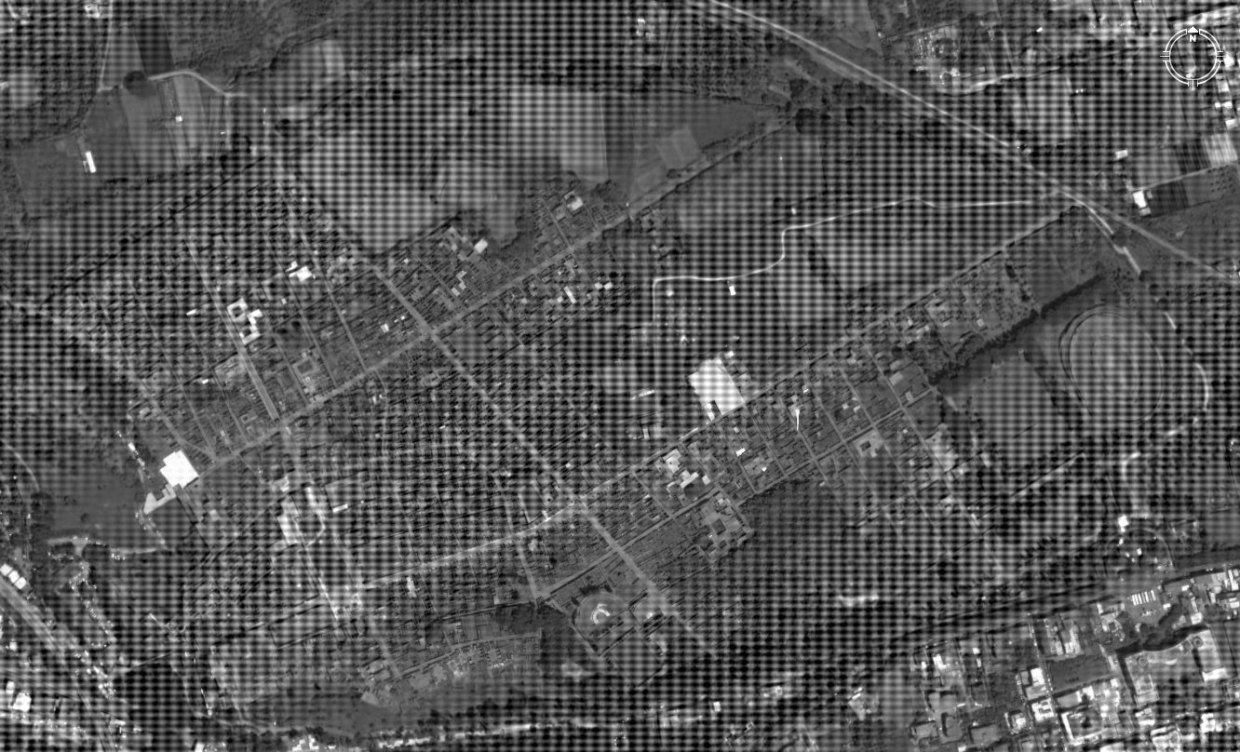
%> input picture Lab 9 - Handson/55.jpg, 1240 x 752 px
$ octave Restore.m   (GNU Octave 9; MATLAB toolbox functions it lacks are replaced by stand-ins)
%> lines starting %> are read from the running program, lines starting %| are printed output that depends on the picture; in (x1, y1, x2, y2) boxes, pixels count from 0 and x2, y2 are one past the last pixel; in counts of white or black regions, pixels touching at a corner belong together; the program's own positions count from 1
I = imread('55.jpg');
%> I is the input picture: size 752x1240 uint8; min 0, max 255, mean 86.8
figure,imshow(I),title('Original Image');
x = im2double(I);

% transform the image to frequency domain
F = fft2(x);
FS = fftshift(F);

figure,imshow(log(abs(FS)),[]),title('Frequency Domain');
%> after `imshow(log(abs(FS)),[])`:
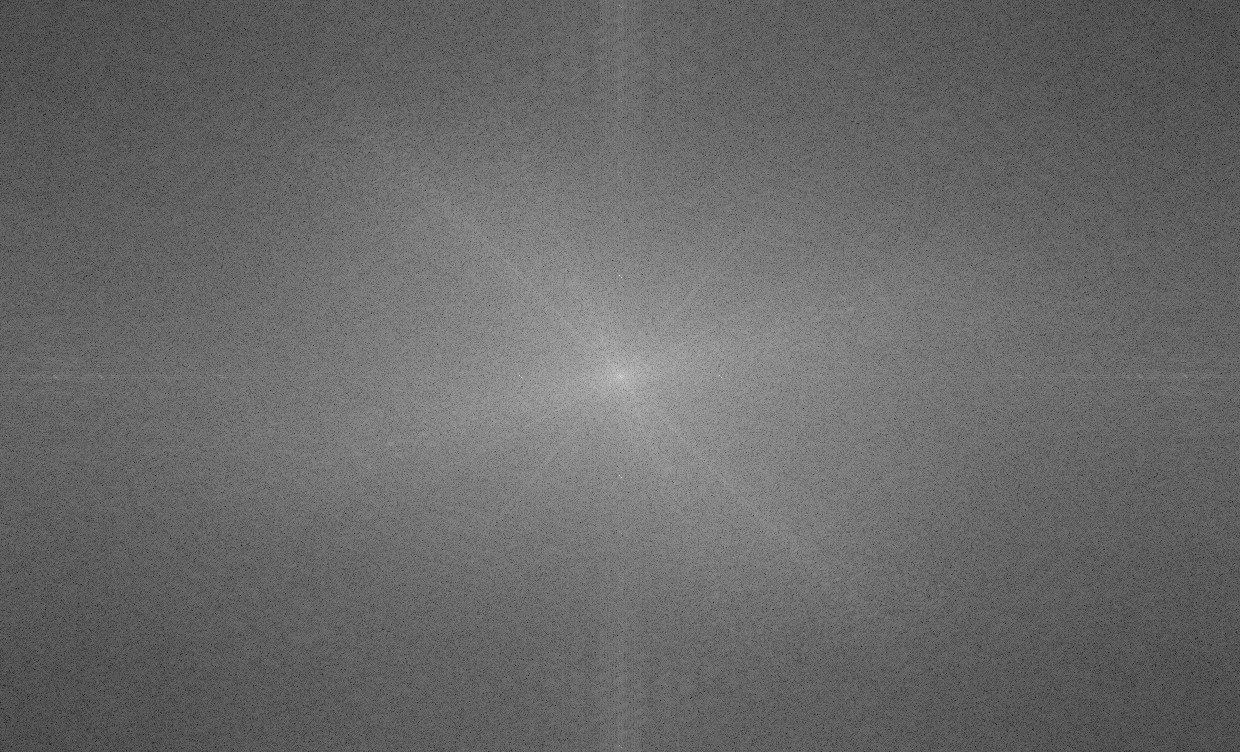
%> displayed picture: size 752x1240, on the screen's scale of 0 to 255; min 0, max 255, mean 104.8

% mask for ("aerialpompeiiperiodic.jpg”)
H = ones(size(FS));
H(275:277, 619:621) = 0;
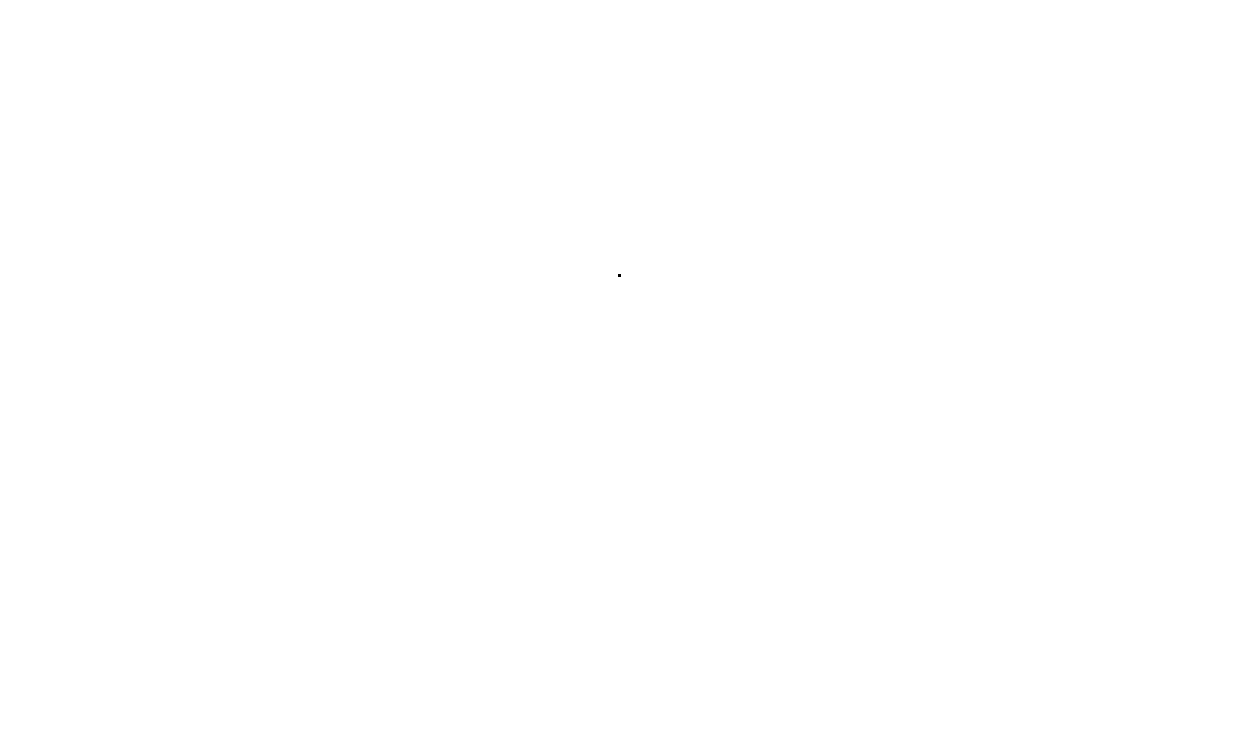
%> H: size 752x1240 double; values 0 (black) and 1 (white), 100% white; black in thin lines or dots, all inside (x1, y1, x2, y2) = (618, 274, 621, 277)
H(474:476, 619:621) = 0;
%> H: size 752x1240 double; values 0 (black) and 1 (white), 100% white; black in thin lines or dots, all inside (x1, y1, x2, y2) = (618, 274, 621, 476)

H(276:278, 621:623) = 0;
%> H: size 752x1240 double; values 0 (black) and 1 (white), 100% white; black in thin lines or dots, all inside (x1, y1, x2, y2) = (618, 274, 623, 476)
H(476:479, 621:623) = 0;
%> H: size 752x1240 double; values 0 (black) and 1 (white), 100% white; black in thin lines or dots, all inside (x1, y1, x2, y2) = (618, 274, 623, 479)

H(375:377, 518:520) = 0;
%> H: size 752x1240 double; values 0 (black) and 1 (white), 100% white; black in thin lines or dots, all inside (x1, y1, x2, y2) = (517, 274, 623, 479)
H(375:377, 719:721) = 0;
%> H: size 752x1240 double; values 0 (black) and 1 (white), 100% white; black in thin lines or dots, all inside (x1, y1, x2, y2) = (517, 274, 721, 479)

H(377:379, 521:523) = 0;
H(377:379, 722:724) = 0;
%> H: size 752x1240 double; values 0 (black) and 1 (white), 100% white; black in thin lines or dots, all inside (x1, y1, x2, y2) = (517, 274, 724, 479)
figure, imshow(H),title('Filter');

% multiply the frequency image by the mask
G = FS .* H;

figure,imshow(log(abs(G)),[]),title('Power Spectrum');

IFS = ifftshift(G);
IF = ifft2(IFS);
figure, imshow(IF), title('Restored');
%> after `imshow(IF)`:
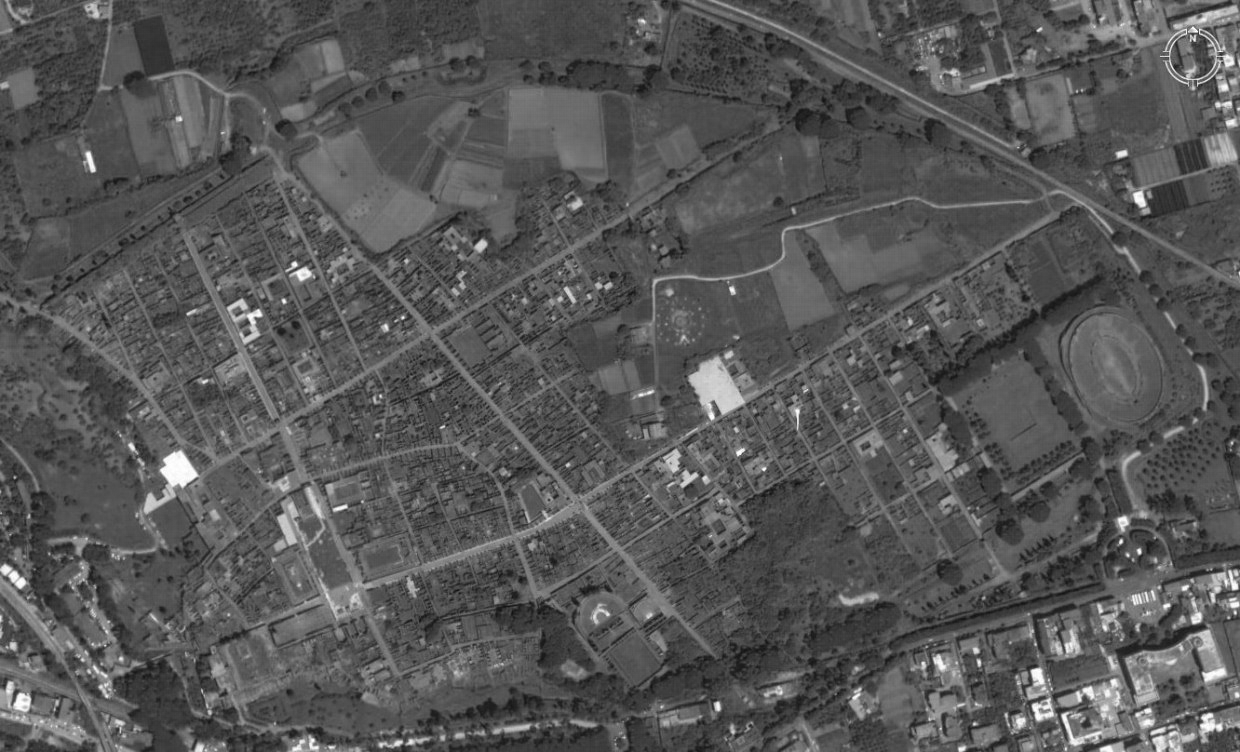
%> displayed picture: size 752x1240, on the screen's scale of 0 to 255; min 15, max 255, mean 86.8

$ run again, with Lab 9 - Handson/1.jpg copied over Lab 9 - Handson/55.jpg
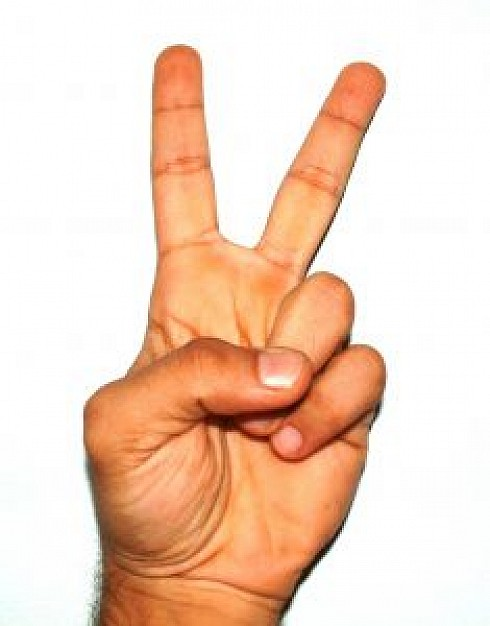
%> input picture Lab 9 - Handson/1.jpg, 490 x 626 px
%> I is the input picture: size 626x490x3 uint8; mean R, G, B 242.4, 213.5, 194.8
%> `imshow(log(abs(FS)),[])`:
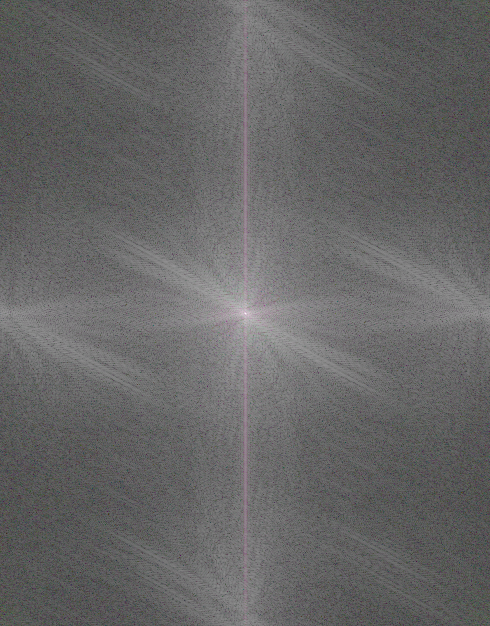
%> displayed picture: size 626x490x3, on the screen's scale of 0 to 255; mean R, G, B 102.3, 101.9, 102.1
